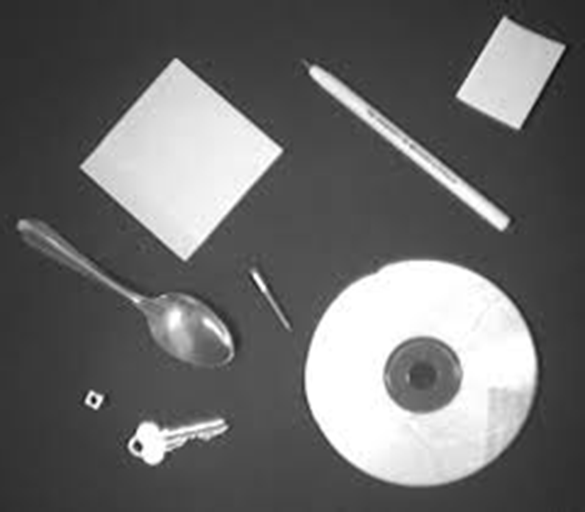
#> input picture Data 602/Data 602 - Advanced Programming/Untitled Folder/objects.png, 585 x 512 px, found by its file name
$ jupyter execute --allow-errors Untitled.ipynb   (shell and % lines are left out)   (Python 2 division)   (older library calls are emulated)
#> lines starting #> are read from the running program, lines starting #| are printed output that depends on the picture
# Histograms

Express the cars.data.csv data as a series of bar graphs.  The x-axis represents a feature and the y-axis is the frequency in the sample.  Do this with the 'buying', 'maint', 'safety', and 'doors' fields with one plot for each for a total of four.  Make each graph a subplot of a single output.

#> (a cell that did not finish here is left out)

# TODO make graphs subplot

[cell 2]
# [7 lines left out: function feature_bargraph, not called in this run]

#> (the rest of this cell did not finish here and is left out)

# Regression Line Plotting

Plot your results from the linear regression in homework 5 and 7 (for any of the provided data sets).  The plot should include.  1) a scatter of the points in the .csv file 2) a line showing the regression line (either from the calculation in homework 5 or line-fitting from homework 7).  3) something on the plot that specifies the equation for the regression line.

[cell 3]
import sys
import Tkinter
import tkFileDialog
import pandas
import matplotlib.pyplot as plt
import matplotlib
matplotlib.style.use('ggplot')

#> (the rest of this cell did not finish here and is left out)

#> (a cell that did not finish here is left out)

[cell 5]
from skimage.filters import threshold_otsu
import Tkinter, tkFileDialog, scipy, numpy as np
from PIL import Image
import os, pylab, mahotas as mh

import matplotlib.pyplot as plt
import matplotlib
import urllib, cStringIO


def find_center():
    URL = "https://raw.githubusercontent.com/ChristopheHunt/MSDA---Coursework/master/Data%20602/Data%20602%20-%20Advanced%20Programming/Week%208/objects.png"
    file = cStringIO.StringIO(urllib.urlopen(URL).read())
    img = scipy.misc.imread(file, flatten = True)
#> img: shape (512, 585) float32; min 6, max 255, mean 106.8
    imgf = scipy.ndimage.filters.gaussian_filter(img, 35)
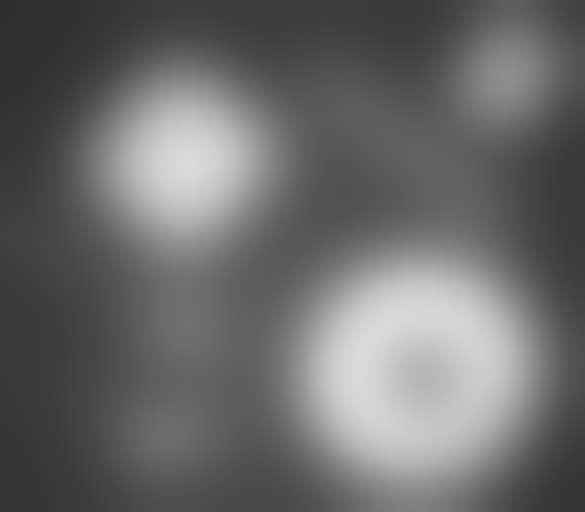
#> imgf: shape (512, 585) float32; min 45.81, max 218.6, mean 106.8
    label, n = scipy.ndimage.label(imgf)
#> label: shape (512, 585) int32; every value is 1
#> n = 1
    centers = scipy.ndimage.measurements.center_of_mass(imgf,labels=label,index=range(1,n+1))
#> centers = [(268.6, 312.3)]
    centers = pandas.DataFrame(centers)
#> centers = table of 1 rows and 2 columns
    imgplot = plt.imshow(img)
    plt.scatter(x,y, color = "r")
    plt.show()

#> (a cell that did not finish here is left out)

# Time Series
Plot a line graph that shows the hour by hour change in number of server requests from the HTTP in homework 9.  The x-axis is the discrete hour intervals (e.g. 13:00 – 14:00) and the y-axis is the number of requests.

[cell 7]
import pandas as pd
import numpy as np
from io import StringIO
import re
import Tkinter
import tkFileDialog

def create_dataframe():
    root = Tkinter.Tk()
    filename = tkFileDialog.askopenfilename(parent=root)
#> the answer given: ../Untitled Folder/objects.png
